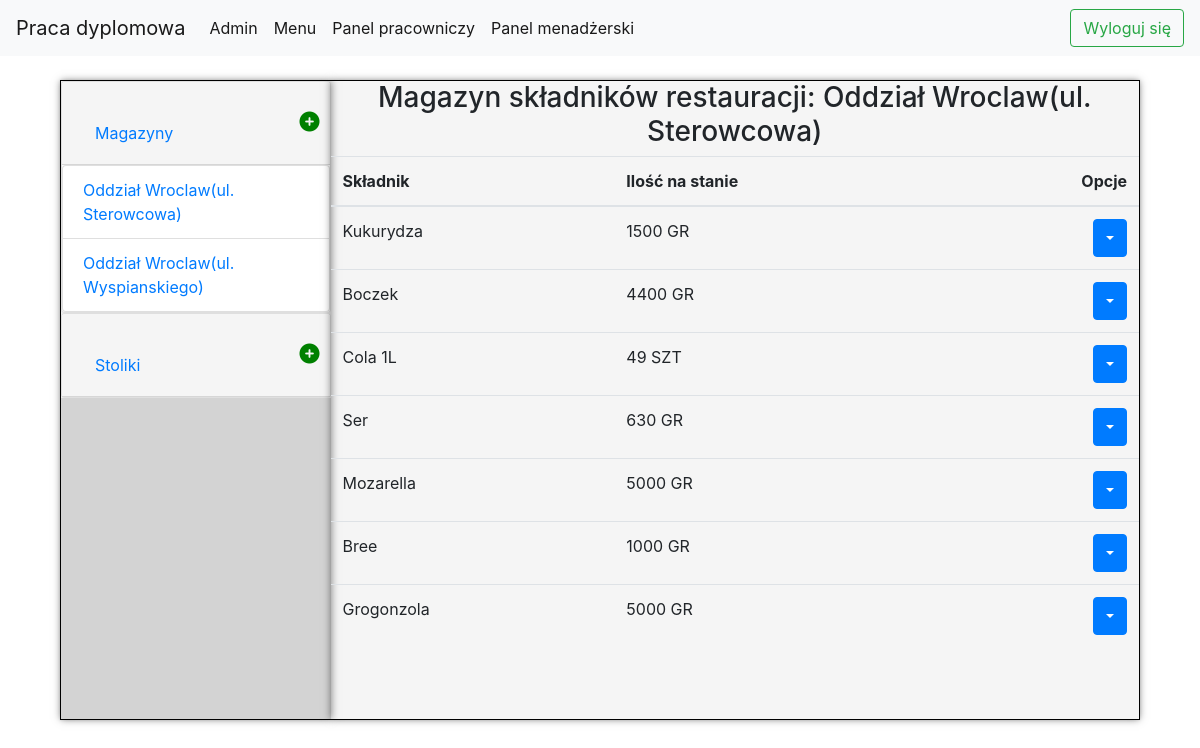
The app's page /manage_restaurants/M/1/ (signed in), older data.
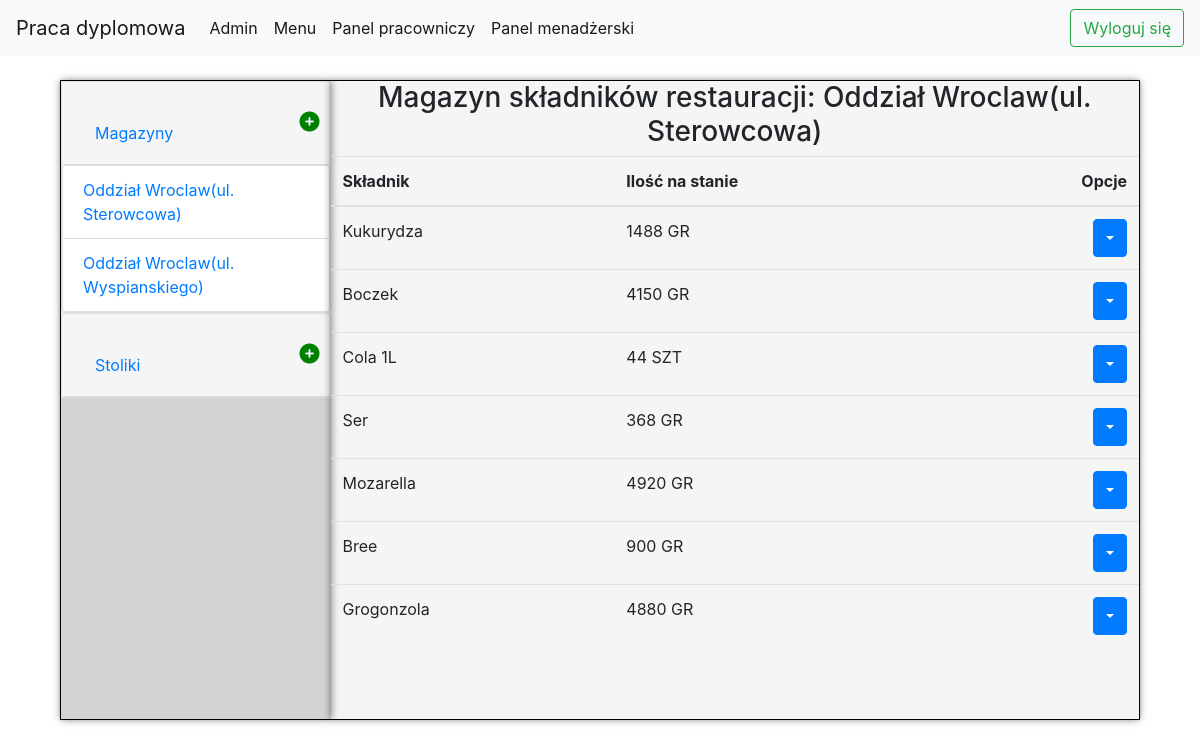
The same page, newer data.
### restaurantApp/models.py (models this page shows, shortened)
class Storage(models.Model):
    restaurant = models.ForeignKey(Restaurant, on_delete=models.CASCADE, blank=True, null=True)
    ingredient = models.ForeignKey(Ingredient, on_delete=models.CASCADE)
    quantity = models.IntegerField()

class Ingredient(models.Model):
    name = models.CharField(max_length=100)
    QUANTITY_TYPES = (
        ('GR', 'Gramy'),
        ('SZT', 'Sztuki')
    )
    quantity_type = models.CharField(max_length=3, choices=QUANTITY_TYPES, default='GR')
    INGREDIENT_TYPES = (
        ('ND', 'NOT DEFINED'),
        ('S', 'Ser'),
        ('M', 'Mięso'),
        ('W', 'Warzywo'),
        ('N', 'Napój'),
    )
    ingredient_type = models.CharField(max_length=3, choices=INGREDIENT_TYPES, default='ND')

### restaurantApp/views.py (the view)
    def _wrapped_view_func(request, *args, **kwargs):
        if request.user.employee.position != "M":
            return HttpResponse('Nie posiadasz uprawnień')
        else:
            return view_func(request, *args, **kwargs)

### restaurantApp/models.py (called while the page is built)
    def __str__(self):
        return f"Oddział {self.address.city}(ul. {self.address.street_name})"

### restaurantApp/views.py (called while the page is built, shortened)
def manager_required(view_func):
    def _wrapped_view_func(request, *args, **kwargs):
        if request.user.employee.position != "M":
            return HttpResponse('Nie posiadasz uprawnień')
        else:
            return view_func(request, *args, **kwargs)
    return _wrapped_view_func

@login_required
@manager_required
def manage_restaurants(request, type, id=0):
    restaurants = Restaurant.objects.all()
    if type == "M":
        if id != 0:
            restaurant = Restaurant.objects.get(id=id)
            storage = Storage.objects.filter(restaurant=restaurant)
            return render(request, "restaurantApp/manage_restaurants.html",
                          {"restaurants": restaurants, "restaurant": restaurant, "storage": storage})
    return render(request, "restaurantApp/manage_restaurants.html",
                  {"restaurants": restaurants})

### templates/restaurantApp/manage_restaurants.html (shortened to what this page needs)
<!DOCTYPE html>
{% extends "restaurantApp/base.html" %}
{% load static %}
{% block css_block %}
    <link rel="stylesheet" href="{% static 'css/products_group.css' %}">
    <link rel="stylesheet" href="{% static 'css/control_panel.css' %}">
    <link rel="stylesheet" href="{% static 'css/accordion.css' %}">
{% endblock %}
{% block body_block %}
    <div class="main-window">
    <div class="option-windows">
    <div id="accordion">
        <div class="card">
            <div class="card-header" id="headingOne">
                <h5 class="mb-0">
                    <button class="btn btn-link" data-toggle="collapse" data-target="#collapseOne"
                            aria-expanded="true" aria-controls="collapseOne">
                        Magazyny
                    </button>
                    <a href="{% url "restaurantApp:create_restaurant" %}"><i
                            class="addSign fas fa-plus-circle"></i></a>
                </h5>
            </div>
            {% if storage %}
                <div id="collapseOne" class="collapse show" aria-labelledby="headingOne" data-parent="#accordion">
            {% else %}
                <div id="collapseOne" class="collapse" aria-labelledby="headingOne" data-parent="#accordion">
            {% endif %}
            <div class="card-body">
                <ul class="list-group">
                    {% for restuarant in restaurants %}
                        <li class="list-group-item">
                            <a href="{% url "restaurantApp:manage_restaurants" "M" restuarant.id %}">{{ restuarant }}</a>
                        </li>
                    {% endfor %}
                </ul>
            </div>
            </div>
            </div>
            <div class="card">
                <div class="card-header" id="headingTwo">
                    <h5 class="mb-0">
                        <button class="btn btn-link" data-toggle="collapse" data-target="#collapseTwo"
                                aria-expanded="true" aria-controls="collapseOne">
                            <a href="{% url "restaurantApp:add_table" %}"><i
                                    class="addSign fas fa-plus-circle"></i></a>
                            Stoliki
                        </button>
                    </h5>
                </div>
                </div>
            </div>
        </div>
        <div class="view-window">
            {% if storage %}
                <h3 class="table-header">Magazyn składników restauracji: {{ restaurant }}</h3>
                <table class="table">
                    <thead>
                    <tr>
                        <th scope="col">Składnik</th>
                        <th scope="col">Ilość na stanie</th>
                        <th  class="right-align" scope="col">Opcje</th>
                    </tr>
                    </thead>
                    <tbody>
                    {% for element in storage %}
                        <tr>
                            <td>{{ element.ingredient.name }}</td>
                            <td>{{ element.quantity }} {{ element.ingredient.quantity_type }}</td>
                            <td class="right-align">
                                <div class="btn-group">
                                    <button type="button" class="btn btn-primary dropdown-toggle" data-toggle="dropdown"
                                            aria-haspopup="true" aria-expanded="false"></button>
                                </div>
                            </td>
                        </tr>
                    {% endfor %}
                    </tbody>
                </table>
            {% endif %}
        </div>
    </div>
{% endblock %}

Row changes from the older to the newer data that the page shows:
changed Storage "Kukurydza": quantity "1500" → "1488"
changed Storage "Boczek": quantity "4400" → "4150"
changed Storage "Cola 1L": quantity "49" → "44"
changed Storage "Ser": quantity "630" → "368"
changed Storage "Mozarella": quantity "5000" → "4920"
changed Storage "Bree": quantity "1000" → "900"
changed Storage "Grogonzola": quantity "5000" → "4880"
